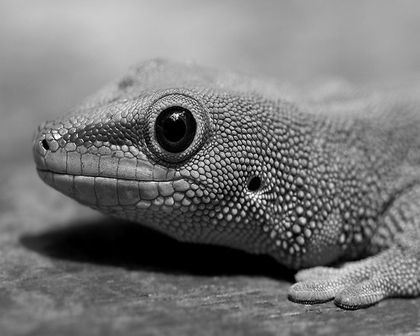
%> input picture Image_Interpolation/Test Image/graylizard_downsample.bmp, 420 x 336 px, shrunk from 640 x 512 before the run
$ octave bicubic.m   (GNU Octave 9; MATLAB toolbox functions it lacks are replaced by stand-ins)
%> lines starting %> are read from the running program, lines starting %| are printed output that depends on the picture; in (x1, y1, x2, y2) boxes, pixels count from 0 and x2, y2 are one past the last pixel; in counts of white or black regions, pixels touching at a corner belong together; the program's own positions count from 1
clc;clear;close all;
InputImage=imread('graylizard_downsample.bmp');
%> InputImage is the input picture: size 336x420 uint8; min 0, max 255, mean 119.2
figure(1)
imshow(InputImage);
title('Input Image');

t = cputime;

%InputImage=rgb2gray(InputImage); %not necessary for tif
row=size(InputImage,1);
%> row = 336
col=size(InputImage,2);
%> col = 420
channel=size(InputImage,3);
%> channel = 1


% [16 lines of commented-out code are left out]


whos InputImage
OutputImage=uint8(zeros(2*row,2*col,channel));% Expand the output image by a factor of 2

for k=1:row
    for j=1:col
        OutputImage(2*k-1,2*j-1)=InputImage(k,j);% copy the element from original image/ upsampling
        %OutputImage(2*k-1,2*j-1)=OutputImage_2(k,j);
    end
end
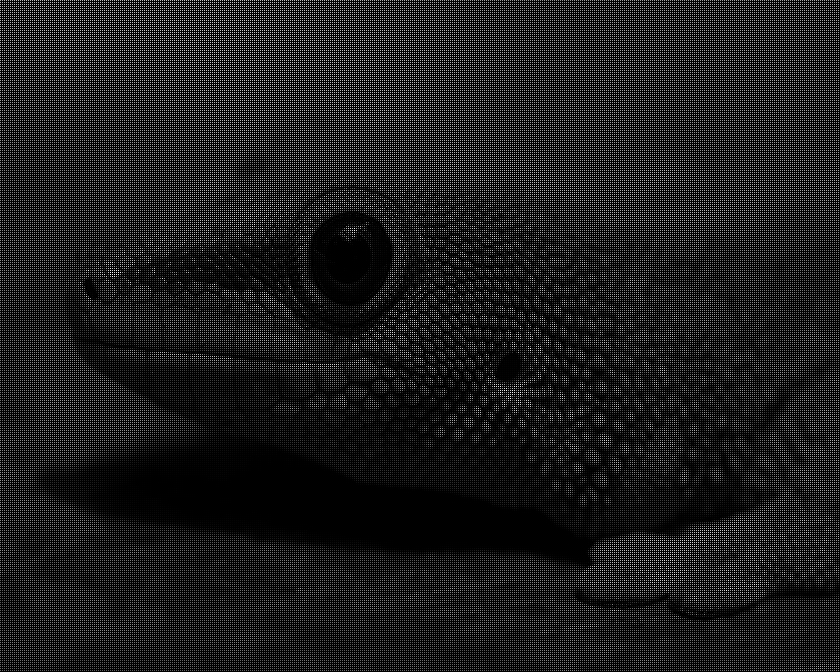
%> OutputImage: size 672x840 uint8; min 0, max 255, mean 29.8
figure(3);
imshow(OutputImage);
title('Before Interpolation');
%return;

%OutputImage=double(OutputImage);

B=[-1.0 1.0 -1.0 1.0;0 0 0 1.0;1.0 1.0 1.0 1.0;8.0 4.0 2.0 1.0;];
a=[1.0/8.0 1.0/4.0 1.0/2.0 1.0]*inv(B);% the coefficient of f(0.5,0.5)
b=inv(B)'*[1.0;1.0;1.0;1.0];% the coefficient of f(0.5,1)
c=[0 0 0 1.0]*inv(B);% the coefficient of f(0,0.5)

for i=1:(row-3)
    for j=1:(col-3)
        F=double(InputImage(i:i+3,j:j+3));
        f_mid=a*F*a';       %Interpolate f(0.5,0.5)
        f_midu=a*F*b;%Interpolate f(0.5 1)
        f_midl=c*F*a'; %Interpolate f(0,0,5)
        OutputImage(2*i+2,2*j+2)=f_mid;
        OutputImage(2*i+2,2*j+1)=f_midu;
        OutputImage(2*i+1,2*j+2)=f_midl;
    end
end
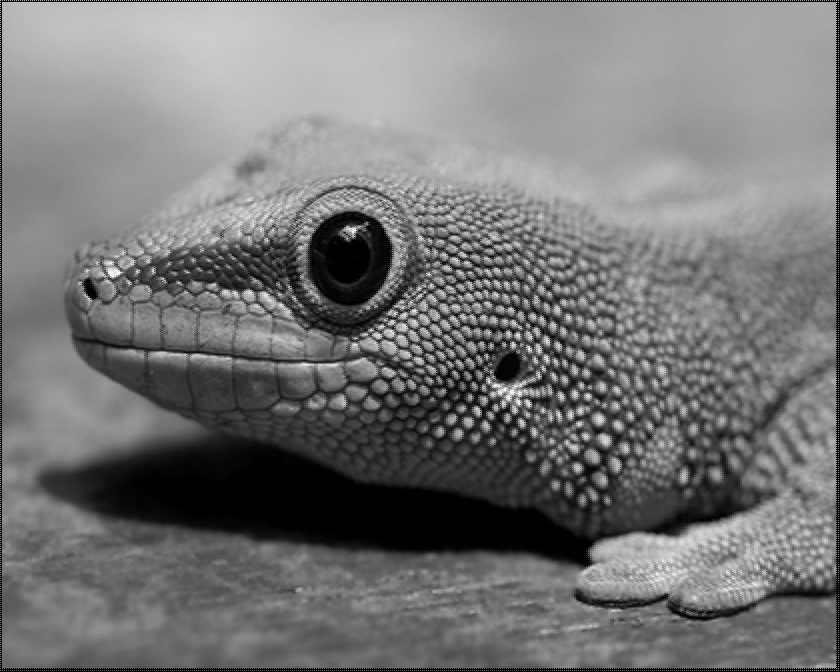
%> OutputImage: size 672x840 uint8; min 0, max 255, mean 117.6
[newrow, newcol]=size(OutputImage);
%> newrow = 672; newcol = 840

for k=1:newrow % This loop is dealing with the fram of the image
    for j=1:newcol
        if(OutputImage(k,j)==0&&j~=1)
            OutputImage(k,j)=OutputImage(k,j-1);
        end
        if(OutputImage(k,j)==0&&k~=1)
            OutputImage(k,j)=OutputImage(k-1,j);
        end

    end
end
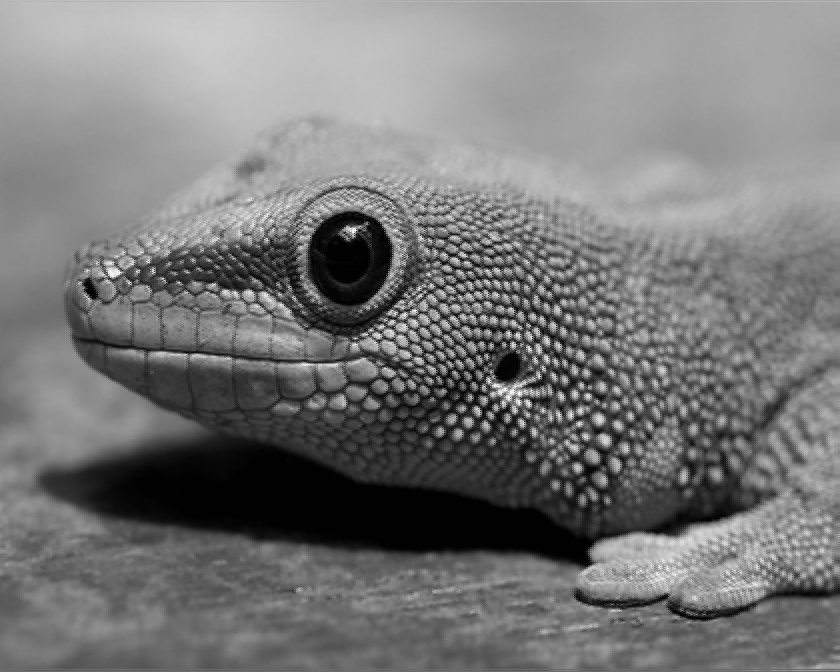
%> OutputImage: size 672x840 uint8; 4.56% of pixels changed, all inside (x1, y1, x2, y2) = (0, 0, 840, 672)
[r,cl]=size(OutputImage);
%> r = 672; cl = 840

%
% Diff=OutputImage-Original(1:r,1:cl);%compare with the original
% s=sum(sum(Diff.^2));
% mse=s/(r*cl);                       %calculate mse


figure(4);

imshow(OutputImage);title('Output Image');
TimeElapsed = cputime-t;
